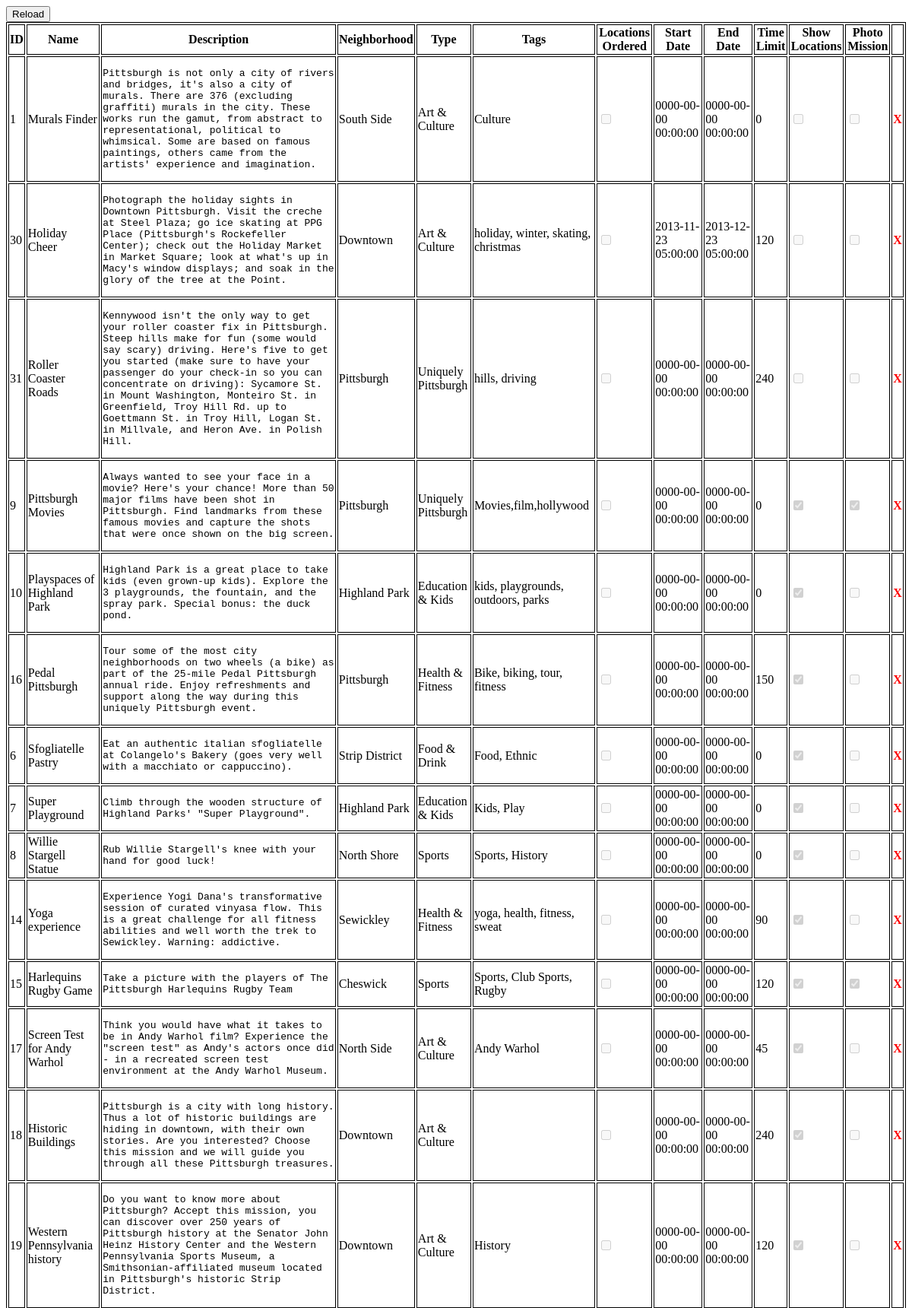
/www/dba/mission.php (upper part), run on the app's committed database.
### tables this page shows
CREATE TABLE mission (
  id int(11) NOT NULL AUTO_INCREMENT,
  sortOrder int(11) NOT NULL,
  `name` varchar(100) NOT NULL,
  description varchar(10000) NOT NULL,
  neighborhood varchar(1000) NOT NULL,
  `type` varchar(100) NOT NULL,
  tags varchar(1000) NOT NULL,
  locationsOrdered tinyint(1) unsigned NOT NULL,
  startDate timestamp NOT NULL DEFAULT '0000-00-00 00:00:00',
  endDate timestamp NOT NULL DEFAULT '0000-00-00 00:00:00',
  timeEstimate int(11) NOT NULL,
  showLocations tinyint(1) NOT NULL,
  photo tinyint(1) NOT NULL,
  PRIMARY KEY (id)
);

### www/dba/mission.php (the view, shortened to what this page needs)
<!DOCTYPE html>
<html>
<head>
<link rel="stylesheet" type="text/css" href="dba.css">
</head>
<body>
<?php
$db = new mysqli("localhost", "pgh-challenge", "5NdSW4FaAqQXthqs", "game");
$table = "mission";
$stmt = $db->prepare("select id, name, description, neighborhood, type, tags, locationsOrdered, startDate, endDate, timeEstimate, showLocations, photo from $table order by sortOrder asc");
echo "<input class=\"refreshBtn\" type=\"button\" value=\"Reload\" onclick=\"refreshPage()\" />\n";
echo "<table id=\"dataTable\">\n";
echo "<tr><th>ID</th><th>Name</th><th>Description</th><th>Neighborhood</th><th>Type</th><th>Tags</th>".
"<th>Locations Ordered</th>".
"<th>Start Date</th><th>End Date</th><th>Time Limit</th>".
"<th>Show Locations</th><th>Photo Mission</th>";
echo "<td></td></tr>\n";
$stmt->execute();
$stmt->bind_result($id, $name, $desc, $neighborhood, $type, $tags, $ordered, $startdate, $enddate , $limit, $ShowLocations, $photo);
$missionCount = 0;
while($stmt->fetch())
{
	echo "<tr>".
	"<td>$id</td><td>$name</td><td><pre>".htmlspecialchars($desc)."</pre></td><td>$neighborhood</td><td>$type</td><td>$tags</td>";
	if(is_numeric($ordered) && $ordered>0) echo "<td><input type=\"checkbox\" disabled=\"disabled\" checked=\"checked\"/></td>";
	else echo "<td><input type=\"checkbox\" disabled=\"disabled\" /></td>";
	echo "<td>$startdate</td><td>$enddate</td><td>$limit</td>";
	if(is_numeric($ShowLocations) && $ShowLocations>0) echo "<td><input type=\"checkbox\" disabled=\"disabled\" checked=\"checked\"/></td>";
	else echo "<td><input type=\"checkbox\" disabled=\"disabled\" /></td>";
	if(is_numeric($photo) && $photo>0) echo "<td><input type=\"checkbox\" disabled=\"disabled\" checked=\"checked\"/></td>";
	else echo "<td><input type=\"checkbox\" disabled=\"disabled\" /></td>";
	echo "<td><a class=\"deletetext\" href=\"javascript:void(0)\" onclick=\"removeRow($id)\">X</a></td>".
	"</tr>\n";
	$missionCount++;
}
echo "</table>\n<hr/>Total Missions: $missionCount\n";
?>
</body>
</html>

### www/dba/dba.css (style rules this page uses)
table, tr, td, th { border: 1px solid black; }
.errortext, .deletetext { font-weight: bold; color: red; text-decoration: none; }
.refreshBtn { vertical-align: top; display:block; }
pre { white-space: normal; }

### data on the page
mission: id "1", name "Murals Finder", description "Pittsburgh is not only a city of rivers and bridges, it's also a city of murals. There are 376 (excluding graffiti) murals in the city. These works run the gamut, from abstract to representational, political to whimsical. Some are based on famous paintings, others came from the artists' experience and imagination.", neighborhood "South Side", type "Art & Culture", tags "Culture", startDate "0000-00-00 00:00:00", endDate "0000-00-00 00:00:00", timeEstimate "0"
mission: id "30", name "Holiday Cheer", description "Photograph the holiday sights in Downtown Pittsburgh. Visit the creche at Steel Plaza; go ice skating at PPG Place (Pittsburgh's Rockefeller Center); check out the Holiday Market in Market Square; look at what's up in Macy's window displays; and soak in the glory of the tree at the Point.", neighborhood "Downtown", type "Art & Culture", tags "holiday, winter, skating, christmas", startDate "2013-11-23 05:00:00", endDate "2013-12-23 05:00:00", timeEstimate "120"
mission: id "31", name "Roller Coaster Roads", description "Kennywood isn't the only way to get your roller coaster fix in Pittsburgh. Steep hills make for fun (some would say scary) driving. Here's five to get you started (make sure to have your passenger do your check-in so you can concentrate on driving): Sycamore St. in Mount Washington, Monteiro St. in Greenfield, Troy Hill Rd. up to Goettmann St. in Troy Hill, Logan St. in Millvale, and Heron Ave. in Polish Hill.", neighborhood "Pittsburgh", type "Uniquely Pittsburgh", tags "hills, driving", startDate "0000-00-00 00:00:00", endDate "0000-00-00 00:00:00", timeEstimate "240"
mission: id "9", name "Pittsburgh Movies", description "Always wanted to see your face in a movie? Here's your chance! More than 50 major films have been shot in Pittsburgh. Find landmarks from these famous movies and capture the shots that were once shown on the big screen.", neighborhood "Pittsburgh", type "Uniquely Pittsburgh", tags "Movies,film,hollywood", startDate "0000-00-00 00:00:00", endDate "0000-00-00 00:00:00", timeEstimate "0"
mission: id "10", name "Playspaces of Highland Park", description "Highland Park is a great place to take kids (even grown-up kids). Explore the 3 playgrounds, the fountain, and the spray park. Special bonus: the duck pond.", neighborhood "Highland Park", type "Education & Kids", tags "kids, playgrounds, outdoors, parks", startDate "0000-00-00 00:00:00", endDate "0000-00-00 00:00:00", timeEstimate "0"
mission: id "16", name "Pedal Pittsburgh", description "Tour some of the most city neighborhoods on two wheels (a bike) as part of the 25-mile Pedal Pittsburgh annual ride. Enjoy refreshments and support along the way during this uniquely Pittsburgh event.", neighborhood "Pittsburgh", type "Health & Fitness", tags "Bike, biking, tour, fitness", startDate "0000-00-00 00:00:00", endDate "0000-00-00 00:00:00", timeEstimate "150"
mission: id "6", name "Sfogliatelle Pastry", description "Eat an authentic italian sfogliatelle at Colangelo's Bakery (goes very well with a macchiato or cappuccino).", neighborhood "Strip District", type "Food & Drink", tags "Food, Ethnic", startDate "0000-00-00 00:00:00", endDate "0000-00-00 00:00:00", timeEstimate "0"
mission: id "7", name "Super Playground", description "Climb through the wooden structure of Highland Parks' \"Super Playground\".", neighborhood "Highland Park", type "Education & Kids", tags "Kids, Play", startDate "0000-00-00 00:00:00", endDate "0000-00-00 00:00:00", timeEstimate "0"
mission: id "8", name "Willie Stargell Statue", description "Rub Willie Stargell's knee with your hand for good luck!", neighborhood "North Shore", type "Sports", tags "Sports, History", startDate "0000-00-00 00:00:00", endDate "0000-00-00 00:00:00", timeEstimate "0"
mission: id "14", name "Yoga experience", description "Experience Yogi Dana's transformative session of curated vinyasa flow. This is a great challenge for all fitness abilities and well worth the trek to Sewickley. Warning: addictive.", neighborhood "Sewickley", type "Health & Fitness", tags "yoga, health, fitness, sweat", startDate "0000-00-00 00:00:00", endDate "0000-00-00 00:00:00", timeEstimate "90"
mission: id "15", name "Harlequins Rugby Game", description "Take a picture with the players of The Pittsburgh Harlequins Rugby Team", neighborhood "Cheswick", type "Sports", tags "Sports, Club Sports, Rugby", startDate "0000-00-00 00:00:00", endDate "0000-00-00 00:00:00", timeEstimate "120"
mission: id "17", name "Screen Test for Andy Warhol", description "Think you would have what it takes to be in Andy Warhol film? Experience the \"screen test\" as Andy's actors once did - in a recreated screen test environment at the Andy Warhol Museum.", neighborhood "North Side", type "Art & Culture", tags "Andy Warhol", startDate "0000-00-00 00:00:00", endDate "0000-00-00 00:00:00", timeEstimate "45"
mission: id "18", name "Historic Buildings", description "Pittsburgh is a city with long history. Thus a lot of historic buildings are hiding in downtown, with their own stories. Are you interested? Choose this mission and we will guide you through all these Pittsburgh treasures.", neighborhood "Downtown", type "Art & Culture", startDate "0000-00-00 00:00:00", endDate "0000-00-00 00:00:00", timeEstimate "240"
mission: id "19", name "Western Pennsylvania history", description "Do you want to know more about Pittsburgh? Accept this mission, you can discover over 250 years of Pittsburgh history at the Senator John Heinz History Center and the Western Pennsylvania Sports Museum, a Smithsonian-affiliated museum located in Pittsburgh's historic Strip District.", neighborhood "Downtown", type "Art & Culture", tags "History", startDate "0000-00-00 00:00:00", endDate "0000-00-00 00:00:00", timeEstimate "120"
